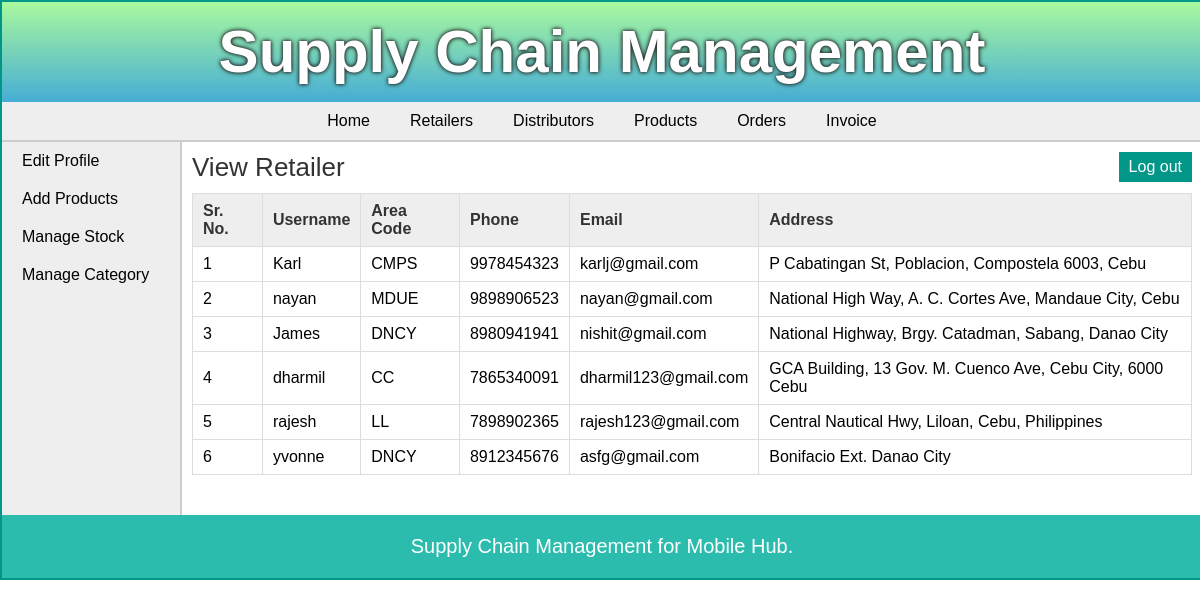
The page /manufacturer/view_retailer.php (signed in) on the database its author committed.
### tables this page shows
CREATE TABLE `retailer` (
  `retailer_id` int(11) NOT NULL,
  `username` varchar(25) NOT NULL,
  `password` varchar(25) NOT NULL,
  `address` varchar(200) NOT NULL,
  `area_id` int(11) NOT NULL,
  `phone` varchar(10) NOT NULL,
  `email` varchar(50) DEFAULT NULL
);

CREATE TABLE `area` (
  `area_id` int(11) NOT NULL,
  `area_name` varchar(50) NOT NULL,
  `area_code` varchar(10) NOT NULL
);

### manufacturer/view_retailer.php (the view, shortened to what this page needs)
<?php
	include("../includes/config.php");
	if(isset($_SESSION['manufacturer_login'])) {
		if($_SESSION['manufacturer_login'] == true) {
			$query_selectRetailer = "SELECT * FROM retailer,area WHERE retailer.area_id=area.area_id";
			$result_selectRetailer = mysqli_query($con,$query_selectRetailer);
		}
		else {
			header('Location:../index.php');
		}
	}
	else {
		header('Location:../index.php');
	}
?>
<!DOCTYPE html>
<html>
<head>
	<link rel="stylesheet" href="../includes/main_style.css" >
</head>
<body>
	<?php
		include("../includes/header.inc.php");
		include("../includes/nav_manufacturer.inc.php");
		include("../includes/aside_manufacturer.inc.php");
	?>
	<section>
		<h1>View Retailer</h1>
		<form action="" method="POST" class="form">
		<table class="table_displayData">
			<tr>
				<th>Sr. No.</th>
				<th>Username</th>
				<th>Area Code</th>
				<th>Phone</th>
				<th>Email</th>
				<th>Address</th>
			</tr>
			<?php $i=1; while($row_selectRetailer = mysqli_fetch_array($result_selectRetailer)) { ?>
			<tr>
				<td> <?php echo $i; ?> </td>
				<td> <?php echo $row_selectRetailer['username']; ?> </td>
				<td> <?php echo $row_selectRetailer['area_code']; ?> </td>
				<td> <?php echo $row_selectRetailer['phone']; ?> </td>
				<td> <?php echo $row_selectRetailer['email']; ?> </td>
				<td> <?php echo $row_selectRetailer['address']; ?> </td>
			</tr>
			<?php $i++; } ?>
		</table>
		</form>
	</section>
	<?php
		include("../includes/footer.inc.php");
	?>
</body>
</html>

### includes/main_style.css (style rules this page uses)
* { font-family: arial,sans-serif; margin:0px; padding:0px; }
body { width:1200px; margin:auto; border:2px solid #009688; }
section { width:1000px; padding:10px; padding-bottom:40px; }
section h1 { margin-bottom:10px; font-weight:normal; color:#333; font-size: 26px; }
table { border-collapse: collapse; }
.table_displayData td, .table_displayData th { border:1px solid #ddd; padding: 8px 10px; text-align: left; }
.table_displayData th { background-color:#eee; color:#333; }

### rows shown on the page
retailer: username "Karl", area.area_code "CMPS", phone "9978454323", email "karlj@gmail.com", address "P Cabatingan St, Poblacion, Compostela 6003, Cebu"
retailer: username "nayan", area.area_code "MDUE", phone "9898906523", email "nayan@gmail.com", address "National High Way, A. C. Cortes Ave, Mandaue City, Cebu"
retailer: username "James", area.area_code "DNCY", phone "8980941941", email "nishit@gmail.com", address "National Highway, Brgy. Catadman, Sabang, Danao City"
retailer: username "dharmil", area.area_code "CC", phone "7865340091", email "dharmil123@gmail.com", address "GCA Building, 13 Gov. M. Cuenco Ave, Cebu City, 6000 Cebu"
retailer: username "rajesh", area.area_code "LL", phone "7898902365", email "rajesh123@gmail.com", address "Central Nautical Hwy, Liloan, Cebu, Philippines"
retailer: username "yvonne", area.area_code "DNCY", phone "8912345676", email "asfg@gmail.com", address "Bonifacio Ext. Danao City"
